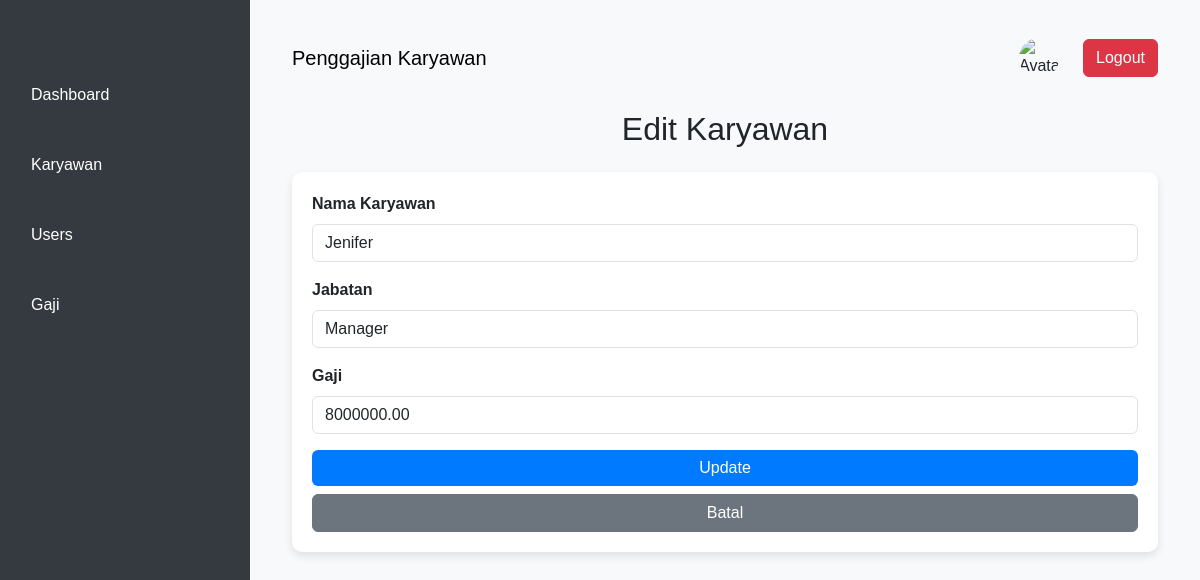
Screenshot of /pages/edit_karyawan.php?id=1 with the database file from the repository.
### tables this page shows
CREATE TABLE karyawan (
    id INT AUTO_INCREMENT PRIMARY KEY,
    nama VARCHAR(100),
    jabatan VARCHAR(100),
    gaji DECIMAL(10,2),
    user_id INT,
    FOREIGN KEY (user_id) REFERENCES users(id) ON DELETE CASCADE
);

### pages/edit_karyawan.php (the view, shortened to what this page needs)
<?php
include('../config/conn.php');
if (isset($_GET['id'])) {
    $id = mysqli_real_escape_string($koneksi, $_GET['id']);
    $query = "SELECT * FROM karyawan WHERE id = '$id'";
    $result = mysqli_query($koneksi, $query);
    $karyawan = mysqli_fetch_assoc($result);
} else {
    die("ID karyawan tidak valid.");
}
?>
<!DOCTYPE html>
<html lang="id">
<head>
    <link href="https://cdn.jsdelivr.net/npm/bootstrap@5.3.0/dist/css/bootstrap.min.css" rel="stylesheet">
</head>
<body>
    <?php include('../components/sidebar.php'); ?>
    <div class="main-content">
        <?php include('../components/header.php'); ?>
        <div class="container mt-4">
            <h2 class="text-center mb-4"><i class="fa fa-edit text-primary"></i>Edit Karyawan</h2>
            <div class="form-container">
                <form method="post">
                    <div class="mb-3">
                        <label for="nama" class="form-label">Nama Karyawan</label>
                        <input type="text" class="form-control" id="nama" name="nama" value="<?= $karyawan['nama'] ?>"
                            required>
                    </div>
                    <div class="mb-3">
                        <label for="jabatan" class="form-label">Jabatan</label>
                        <input type="text" class="form-control" id="jabatan" name="jabatan"
                            value="<?= $karyawan['jabatan'] ?>" required>
                    </div>
                    <div class="mb-3">
                        <label for="gaji" class="form-label">Gaji</label>
                        <input type="number" class="form-control" id="gaji" name="gaji" value="<?= $karyawan['gaji'] ?>"
                            required>
                    </div>
                    <button type="submit" name="update" class="btn btn-primary w-100">Update</button>
                    <a href="karyawan.php" class="btn btn-secondary w-100 mt-2">Batal</a>
                </form>
            </div>
        </div>
    </div>
</body>
</html>

### pages/edit_karyawan.php (style rules this page uses)
body { background-color: #f8f9fa; font-family: 'Poppins', sans-serif; }
.main-content { margin-left: 250px; padding: 30px; }
.form-container { background: white; padding: 20px; border-radius: 10px; box-shadow: 0 4px 8px rgba(0, 0, 0, 0.1); animation: fadeIn 0.5s ease-in-out; }
.form-label { font-weight: 600; }
.btn-primary { background-color: #007bff; border: none; transition: transform 0.2s ease-in-out; }

### components/sidebar.php (style rules this page uses)
.main-content { transition: margin-left 0.3s ease-in-out; margin-left: 250px; }

### rows the page displays
karyawan: nama "Jenifer", jabatan "Manager", gaji "8000000.00"
